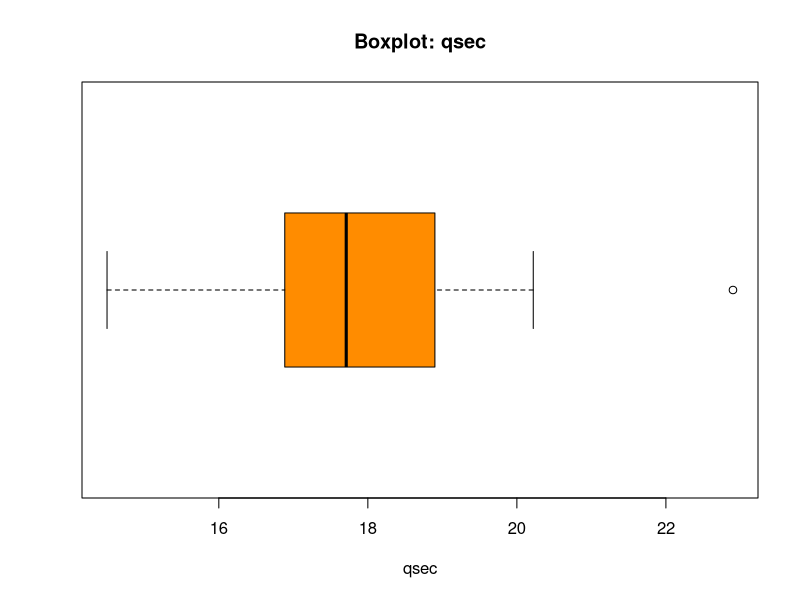
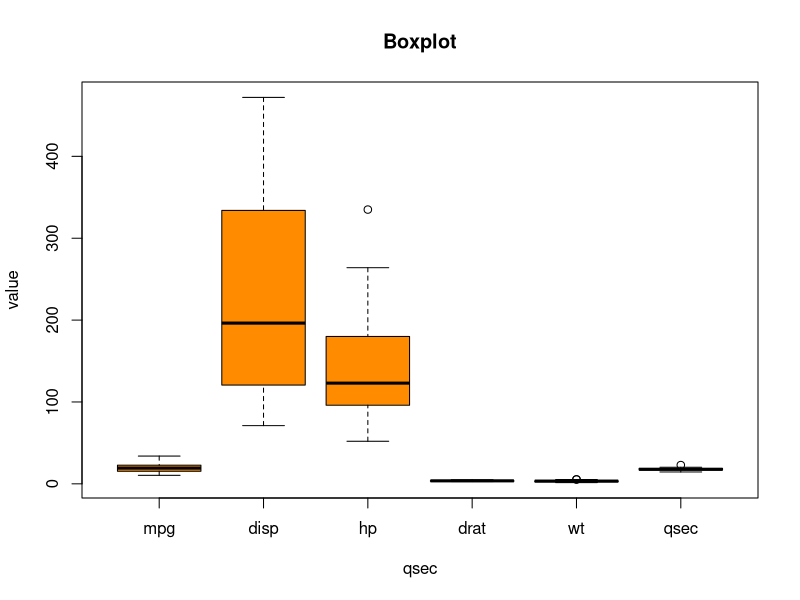
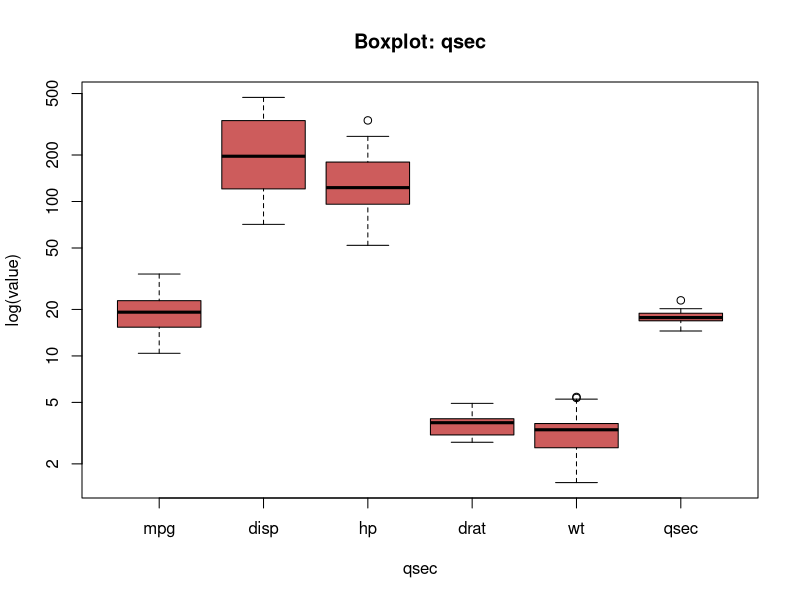
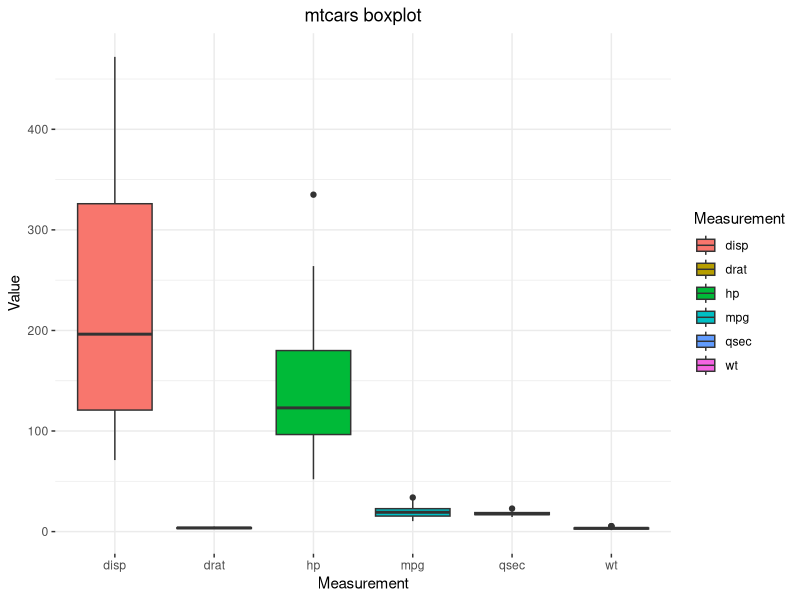
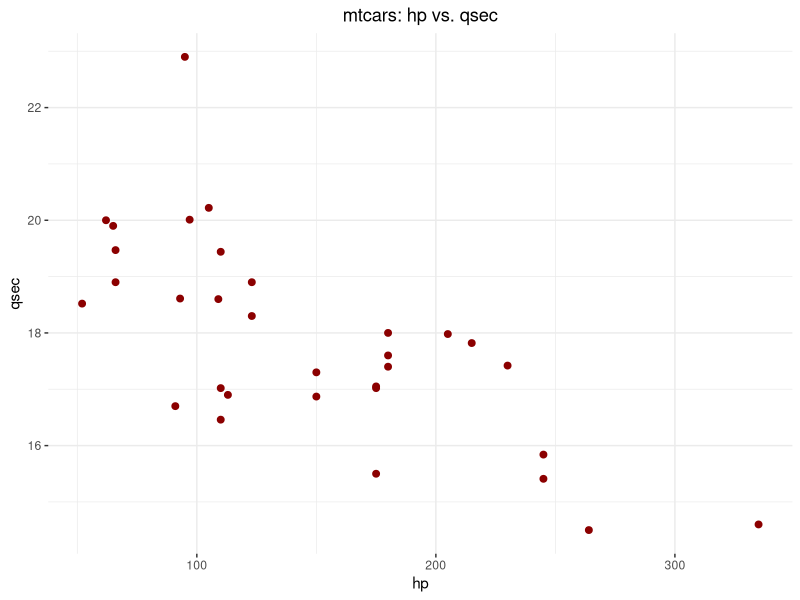
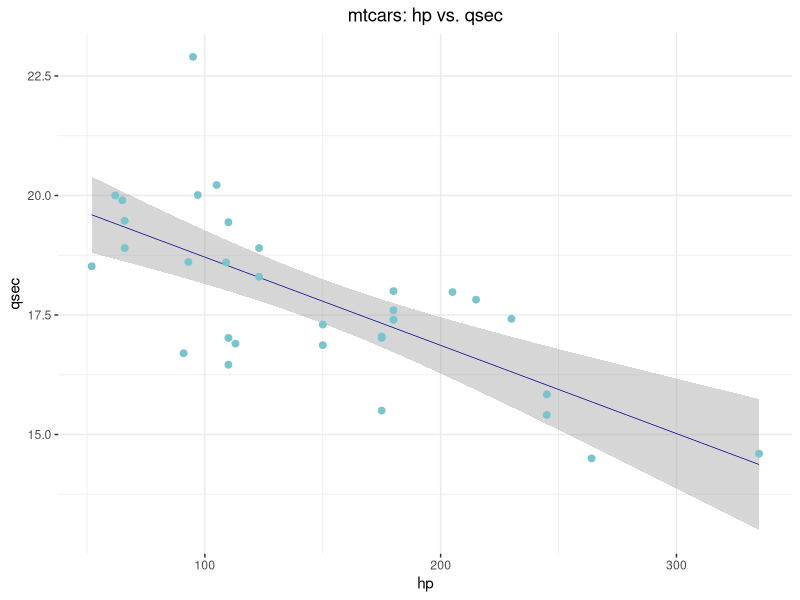
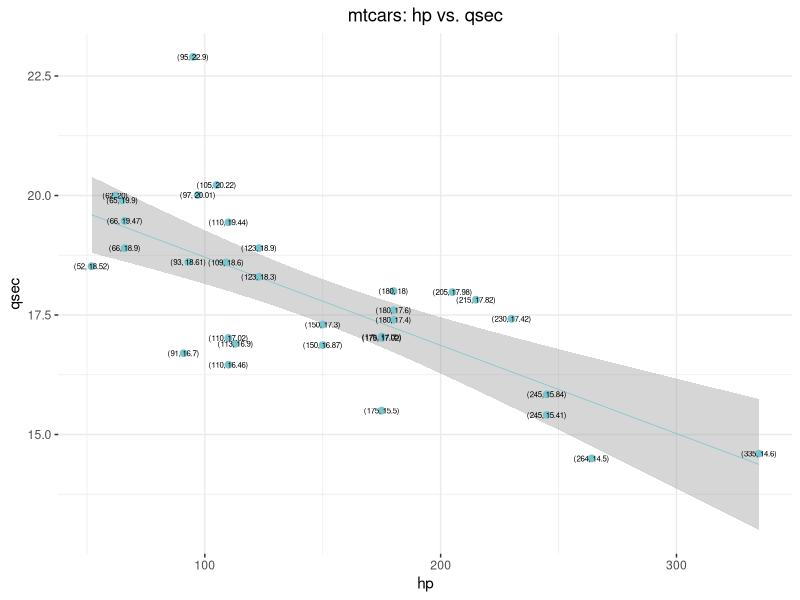
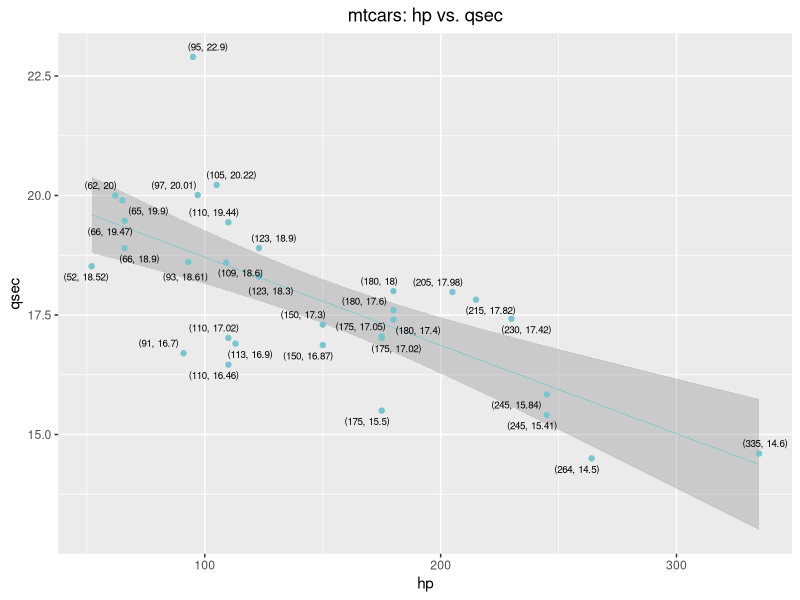

The R source for these figures, in order:
## ---- chunk 1
data(mtcars)
head(mtcars)
## ---- chunk 2
print(paste0("mtcars has ", 
             dim(mtcars)[1], 
             " rows and ", 
             dim(mtcars)[2], 
             " columns."))
## ---- chunk 3
summary(mtcars)
## ---- chunk 4
mean(mtcars$qsec)
## ---- chunk 5
median(mtcars$qsec)
## ---- chunk 6
min(mtcars$qsec)
## ---- chunk 7
max(mtcars$qsec)
## ---- chunk 8
range(mtcars$qsec)
## ---- chunk 9
# NOTE: study this
rangeQsec <- abs(Reduce("-", range(mtcars$qsec)))
print(rangeQsec)
## ---- chunk 10
quantile(mtcars$qsec, probs = .25)
## ---- chunk 11
quantile(mtcars$qsec, probs = c(.25, .5, .75))
## ---- chunk 12
boxplot(mtcars$qsec,
        horizontal = TRUE, 
        xlab = "qsec",
        col = "darkorange",
        main = "Boxplot: qsec")
## ---- chunk 13
## NOTE: Boxplot "fences" and outlier detection
# Q3 = 75 percentile, Q1 = 25 percentile
Q3 <- quantile(mtcars$qsec, .75)
Q3
## ---- chunk 14
Q1 <- quantile(mtcars$qsec, .25)
Q1
## ---- chunk 15
# IQ = Q3 - Q1; Interquartile range
IQR <- unname(Q3 - Q1)
IQR
## ---- chunk 16
lif <- Q1 - 1.5*IQR
uif <- Q3 + 1.5*IQR
lof <- Q1 - 3*IQR
uof <- Q3 + 3*IQR
mtcars$qsec[mtcars$qsec > uif]
## ---- chunk 17
mtcars$qsec[mtcars$qsec > uof]
## ---- chunk 18
boxplot(mtcars[ , c('mpg', 'disp', 'hp', 'drat', 'wt', 'qsec')], 
        horizontal = FALSE, 
        xlab="qsec",
        ylab = "value",
        col = "darkorange",
        main = "Boxplot")
## ---- chunk 19
boxplot(mtcars[ , c('mpg', 'disp', 'hp', 'drat', 'wt', 'qsec')], 
        horizontal = FALSE, 
        xlab="qsec",
        ylab = "log(value)",
        log = "y",
        col = "indianred",
        main = "Boxplot: qsec")
## ---- chunk 20
# load tidyverse
library(tidyverse)

# introduce id column
mtcars$id <- 1:dim(mtcars)[1]

# wide to long transform
mtcarsPlot <- mtcars %>%
  dplyr::select(id, mpg, disp, hp, drat, wt, qsec) %>% 
  tidyr::pivot_longer(cols = -id,
                      names_to = "Measurement",
                      values_to = "Value")

head(mtcarsPlot, 30)
## ---- chunk 21
ggplot(data = mtcarsPlot, 
       aes(x = Measurement, 
           y = Value, 
           fill = Measurement)) +
  geom_boxplot() + 
  ggtitle("mtcars boxplot") + 
  theme_bw() + 
  theme(panel.border = element_blank()) + 
  theme(plot.title = element_text(hjust = .5)) +
  theme(legend.position = "right")
## ---- chunk 22
ggplot(data = mtcars, 
       aes(x = hp, 
           y = qsec)) + 
  geom_point(size = 2, color = "darkred") +
  ggtitle("mtcars: hp vs. qsec") + 
  theme_bw() +
  theme(panel.border = element_blank()) + 
  theme(plot.title = element_text(hjust = .5))
## ---- chunk 23
ggplot(data = mtcars, 
       aes(x = hp, 
           y = qsec)) + 
  geom_smooth(method = "lm", size = .25, color = "darkblue") + 
  geom_point(size = 2, color = "cadetblue3") +
  ggtitle("mtcars: hp vs. qsec") +
  theme_bw() +
  theme(panel.border = element_blank()) + 
  theme(plot.title = element_text(hjust = .5))
## ---- chunk 24
mtcarsPlot <- mtcars %>% 
  dplyr::select(hp, qsec)

mtcarsPlot$label <- paste0("(", 
                           mtcarsPlot$hp, ", ", 
                           mtcarsPlot$qsec, 
                           ")")
ggplot(data = mtcarsPlot, 
       aes(x = hp, 
           y = qsec, 
           label = label)) + 
  geom_smooth(method = "lm", size = .25, color = "cadetblue3") + 
  geom_point(size = 2, color = "cadetblue3") +
  geom_text(size = 2) + 
  ggtitle("mtcars: hp vs. qsec") + 
  theme_bw() +
  theme(panel.border = element_blank()) + 
  theme(plot.title = element_text(hjust = .5))
## ---- chunk 25
library(ggrepel)
mtcarsPlot <- mtcars %>% 
  dplyr::select(hp, qsec)
mtcarsPlot$label <- paste0("(", 
                           mtcarsPlot$hp, ", ", 
                           mtcarsPlot$qsec, 
                           ")")
ggplot(data = mtcarsPlot, 
       aes(x = hp, 
           y = qsec, 
           label = label)) + 
  geom_smooth(method = "lm", size = .25, color = "cadetblue3") + 
  geom_point(size = 1.5, color = "cadetblue3") +
  geom_text_repel(size = 2.5) + 
  ggtitle("mtcars: hp vs. qsec") + 
  theme(panel.border = element_blank()) + 
  theme(plot.title = element_text(hjust = .5))
## ---- chunk 26
mtcarsPlot <- mtcars %>% 
  dplyr::select(cyl) %>% 
  dplyr::group_by(cyl) %>% 
  dplyr::summarise(count = n())
mtcarsPlot
## ---- chunk 27
ggplot(data = mtcarsPlot, 
       aes(x = cyl, 
           y = count)) + 
  geom_bar(stat = "identity", fill = "cadetblue4", width = .5) + 
  ggtitle("Number of cylinders across the models found in mtcars") +
  theme(panel.border = element_blank()) + 
  theme(plot.title = element_text(hjust = .5))
## ---- chunk 28
ggplot(mtcars, 
       aes(x = hp, 
           fill = cyl, 
           group = cyl)) + 
  geom_density(alpha = .15, color = "black") + 
  ggtitle("Distrubutions of hp across cyl") + 
  xlab('hp') + 
  ylab('Density') + 
  theme_bw() + 
  theme(panel.border = element_blank()) +
  theme(plot.title = element_text(hjust = .5))
## ---- chunk 29
mtcars$cyl <- as.factor(mtcars$cyl)
ggplot(mtcars, 
       aes(x = hp, 
           fill = cyl, 
           group = cyl)) + 
  geom_density(alpha = .15, color = "black") + 
  ggtitle("Distrubutions of hp across cyl") + 
  xlab('hp') + 
  ylab('Density') + 
  theme_bw() + 
  theme(panel.border = element_blank()) +
  theme(plot.title = element_text(hjust = .5))
## ---- chunk 30
ggplot(mtcars, 
       aes(x = hp)) + 
  geom_density(alpha = .15, color = "black", fill = "darkorange") + 
  ggtitle("Distrubution of hp in mtcars") + 
  xlab('hp') + 
  ylab('Density') + 
  theme_bw() + 
  theme(panel.border = element_blank()) +
  theme(plot.title = element_text(hjust = .5))
## ---- chunk 31
distribution <- 
  mtcars %>% 
  dplyr::select(cyl, gear, qsec) %>% 
  dplyr::group_by(cyl, gear) %>% 
  dplyr::summarise(meanQsec = mean(qsec),
                   count = n())
print(distribution)
## ---- chunk 32
ggplot(distribution, 
       aes(x = cyl, 
           y = gear, 
           size = meanQsec, 
           label = meanQsec)) + 
  geom_point(color = "cadetblue3") +
  ggtitle("Mean qsec across cyl and gear in mtcars") + 
  geom_text_repel(size = 3) + 
  theme_bw() + 
  theme(panel.border = element_blank()) +
  theme(plot.title = element_text(hjust = .5))
## ---- chunk 33
ggplot(distribution, 
       aes(x = gear, 
           y = meanQsec, 
           label = meanQsec)) + 
  geom_bar(stat = "identity", 
           color = "black", 
           fill = "darkorange") +
  facet_wrap(~cyl) + 
  ggtitle("Mean qsec across cyl and gear in mtcars") + 
  geom_text_repel(size = 3) + 
  theme_bw() + 
  theme(panel.border = element_blank()) +
  theme(plot.title = element_text(hjust = .5))
